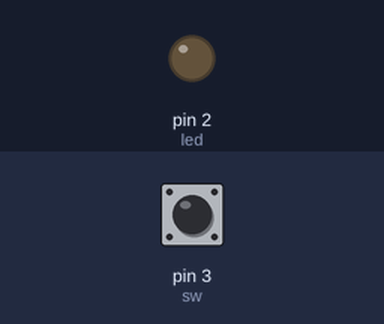
The sketch below on a simulated Arduino Uno, built with avr-gcc and run on an emulated ATmega328P. Shown: output pins drawn as LEDs (lit = HIGH). Inputs (shaded band) come from the test bench; at power-on: pin 3 (sw) HIGH.

Above: at 1.2 s.
1.3 s: pin 3 (sw) pulled LOW for 0.15 s
At 4.4 s:
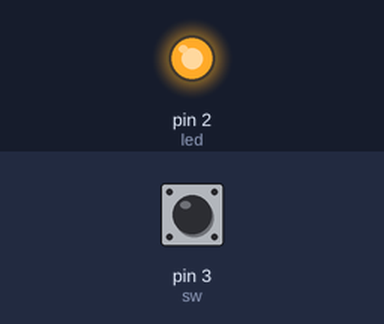
Timing chart, 0 to 7.8 s (numbered marks = the images above; inputs shaded):
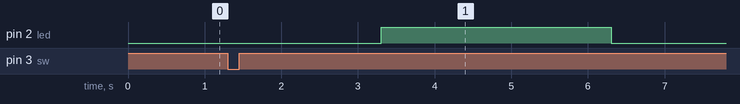

The sketch:

arduino_single_pb-led.ino
```cpp
// Blink an LED
// LED connected to D2
// Logic 1 turns on LED
//

// Start with setup function
// Contains initialization code
int led = 2;	// led at D2
int sw = 3;		// pushbutton sw at D3

void setup()
{
  // setup code here
  pinMode(led, OUTPUT);	// set D2 as output port
  digitalWrite(led, LOW);	// turn led off at start
  pinMode(sw, INPUT);	// set D3 as input port
}

// Main program code, loop forever
void loop()
{
  // program code here
  if (digitalRead(sw) == 0)
  {
    delay(2000);	// 2 sec delay before turn led on
    digitalWrite(led, HIGH);	// turn led on
    delay(3000);	// led on for 3 sec
  }
  else
    digitalWrite(led, LOW);
}
```

Measured:
- after the input at 1.3 s, pin 2 (led): LOW → HIGH after 2.0 s, → LOW 3.0 s later
